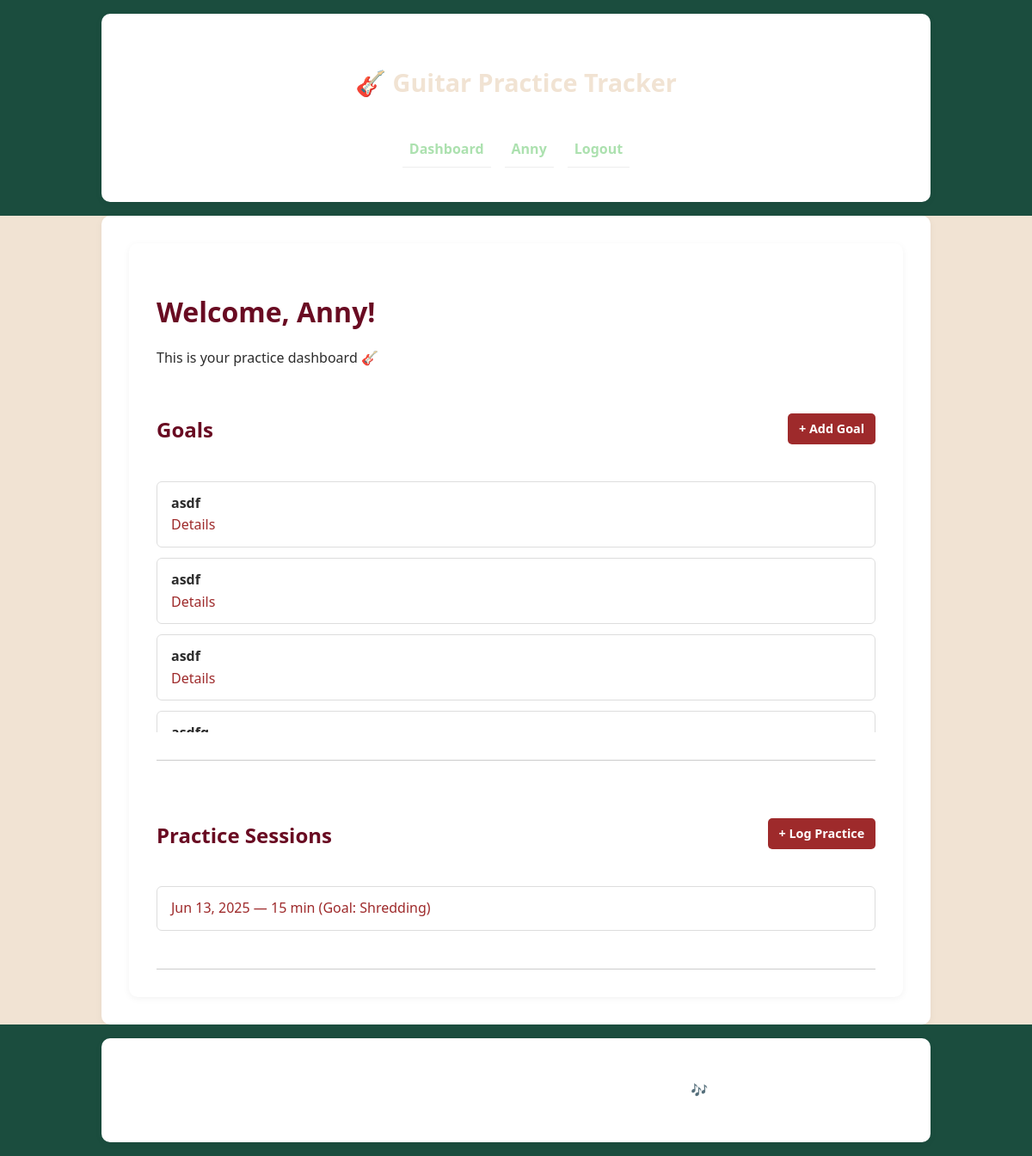
/practice/ (signed in), run on an earlier commit of the app's database.
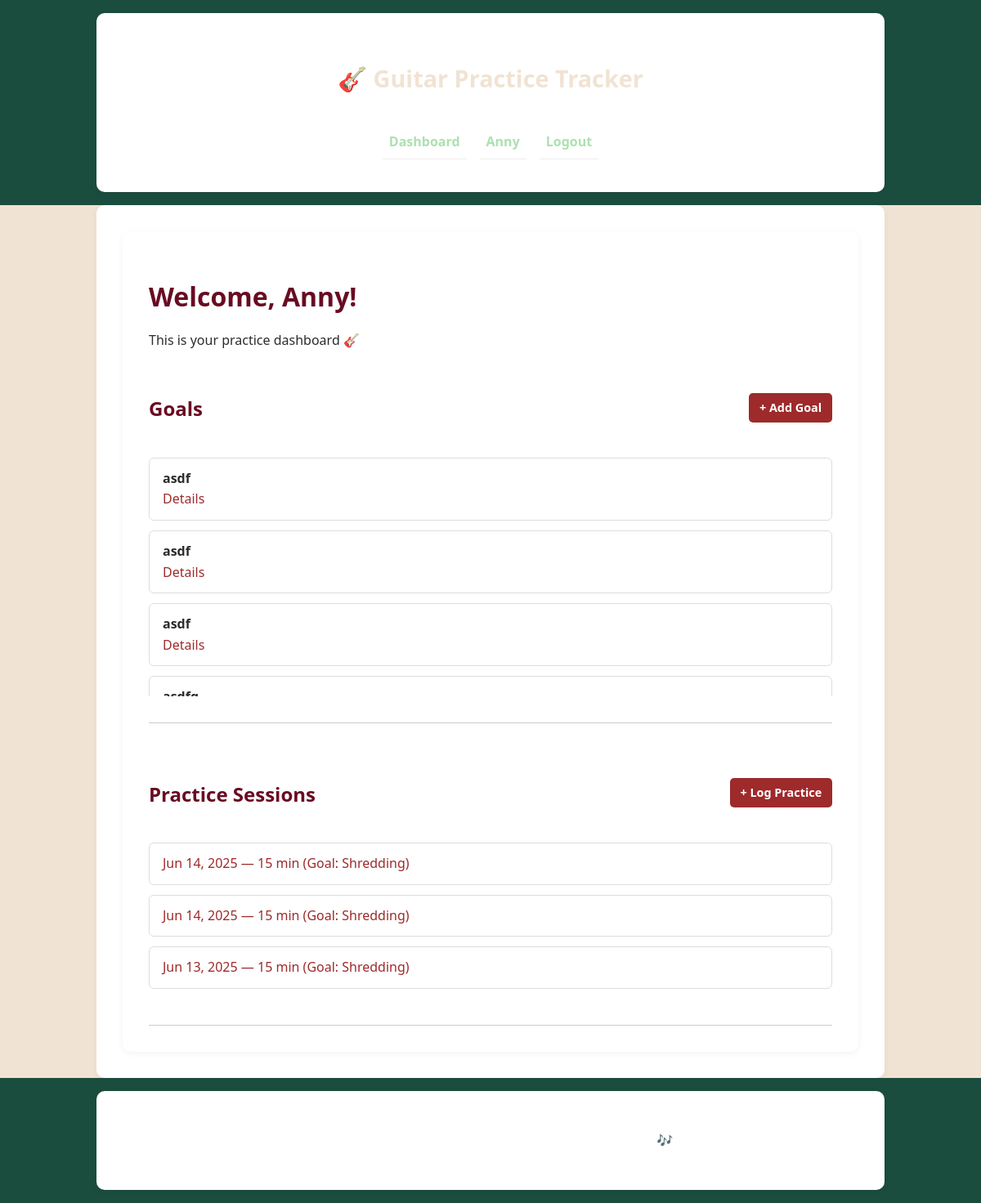
And on a later commit of the database.
### accounts/models.py (models this page shows)
class CustomUser(AbstractUser):
    pass

### practice/models.py (models this page shows, shortened)
class Goal(models.Model):
    user = models.ForeignKey(
        settings.AUTH_USER_MODEL,
        on_delete=models.CASCADE, related_name='goals'
    )
    title = models.CharField(max_length=100)
    description = models.TextField(blank=True)
    standard_goal = models.ForeignKey(
        StandardGoalDefinition,
        on_delete=models.SET_NULL, null=True, blank=True
    )
    created_at = models.DateTimeField(auto_now_add=True)
    target_date = models.DateField(null=True, blank=True)
    metrics = JSONField(
        null=True,
        blank=True,
        help_text='Dict of target values for selected metrics (e.g. {"tempo": 120, "mistakes": 0})'
    )
    def is_standard(self):
        return self.standard_goal is not None
    def get_metrics(self):
        if self.is_standard():
            return self.standard_goal.metrics
        return list(self.metrics.keys()) if self.metrics else []

class PracticeSession(models.Model):
    user = models.ForeignKey(User, on_delete=models.CASCADE)
    goal = models.ForeignKey(
                            Goal,
                            on_delete=models.SET_NULL,
                            null=True,
                            blank=True,
                            related_name='sessions'
        )
    date = models.DateTimeField(default=timezone.now)
    duration = models.PositiveIntegerField(help_text="Duration in minutes")
    tempo = models.PositiveIntegerField(null=True, blank=True)
    mistakes = models.PositiveIntegerField(null=True, blank=True)
    accuracy = models.FloatField(null=True, blank=True)
    progress_percent = models.FloatField(null=True, blank=True)
    notes = models.TextField(blank=True)

### practice/views.py (the view)
# urls.py: path('', views.dashboard, name='dashboard'),
@login_required
def dashboard(request):
    goals = Goal.objects.filter(user=request.user).order_by('-created_at')
    sessions = PracticeSession.objects.filter(user=request.user).order_by('-date')
    return render(request, 'practice/dashboard.html', {
        'goals': goals,
        'sessions': sessions
        })

### practice/templates/practice/dashboard.html (shortened to what this page needs)
{% extends "base.html" %}
{% block content %}
<div class="container">
  <h1>Welcome, {{ user.username }}!</h1>
  <p>This is your practice dashboard 🎸</p>
  <div class="dashboard-sections">
    <section class="dashboard-section">
      <div class="section-header">
        <h2>Goals</h2>
        <a href="{% url 'create_goal' %}" class="btn-link">+ Add Goal</a>
      </div>
      <ul class="item-list">
        {% for goal in goals %}
          <li class="item-card">
            <strong>{{ goal.title }}</strong><br>
            <a href="{% url 'goal_detail' goal.id %}" class="item-link">Details</a>
          </li>
        {% empty %}
          <li class="item-card">No goals yet.</li>
        {% endfor %}
      </ul>
    </section>
    <section class="dashboard-section">
      <div class="section-header">
        <h2>Practice Sessions</h2>
        <a href="{% url 'create_session' %}" class="btn-link">+ Log Practice</a>
      </div>
      <ul class="item-list">
        {% for session in sessions %}
          <li class="item-card">
            <a href="{% url 'session_detail' session.pk %}" class="item-link">
              {{ session.date|date:"M d, Y" }} — {{ session.duration }} min
              {% if session.goal %}(Goal: {{ session.goal.title }}){% endif %}
            </a>
          </li>
        {% empty %}
          <li class="item-card">No sessions logged yet.</li>
        {% endfor %}
      </ul>
    </section>
  </div>
</div>
{% endblock %}

### templates/base.html (shortened to what this page needs)
{% load static %}
<!DOCTYPE html>
<html lang="en">
<head>
    <link rel="stylesheet" href="{% static 'css/style.css' %}">
</head>
<body>
    <header class="site-header">
        <div class="container">
            <h1 class="logo"><a href="{% url 'home' %}">🎸 Guitar Practice Tracker</a></h1>
            <nav class="main-nav">
                <ul>
                    {% if user.is_authenticated %}
                        <li><a href="{% url 'dashboard' %}">Dashboard</a></li>
                        <li><a href="{% url 'profile' %}">{{ user.username }}</a></li>
                        <li><a href="{% url 'logout' %}">Logout</a></li>
                    {% else %}
                        <li><a href="{% url 'login' %}">Login</a></li>
                        <li><a href="{% url 'register' %}">Register</a></li>
                    {% endif %}
                </ul>
            </nav>
        </div>
    </header>
    <main class="container">
        {% block content %}{% endblock %}
    </main>
    <footer class="site-footer">
        <div class="container">
            <p>© 2025 Guitar Practice Tracker — Practice makes perfect 🎶</p>
        </div>
    </footer>
</body>
</html>

### static/css/style.css (style rules this page uses)
:root { --vintage-green: #1b4d3e; --surf-green: #ace1af; --vintage-cream: #f1e3d3; --auburn: #9e2a2b; --maroon: #690b22; --text-dark: #2c2c2c; --text-light: #ffffff; --font-sans: 'Segoe UI', Tahoma, Geneva, Verdana, sans-serif; }
body { margin: 0; font-family: var(--font-sans); background-color: var(--vintage-cream); color: var(--text-dark); line-height: 1.6; }
header, footer, .site-header, .site-footer { background-color: var(--vintage-green); color: var(--text-light); padding: 1rem; text-align: center; }
.site-header .container { display: flex; flex-direction: column; align-items: center; }
.logo a { color: var(--vintage-cream); font-size: 1.8rem; text-decoration: none; }
.main-nav ul { display: flex; gap: 1rem; justify-content: center; flex-wrap: wrap; margin: 0.5rem 0 0; padding: 0; list-style: none; }
.main-nav a { color: var(--surf-green); font-weight: bold; }
a { color: var(--auburn); text-decoration: none; }
.container { max-width: 900px; margin: 0 auto; padding: 2rem; background-color: #fff; box-shadow: 0 2px 8px rgba(0, 0, 0, 0.05); border-radius: 10px; }
h1, h2, h3 { color: var(--maroon); margin-bottom: 1rem; }
ul { list-style: none; padding-left: 0; }
ul li { margin: 0.5rem 0; padding: 0.5rem; border-bottom: 1px solid #eee; }
.dashboard-sections { display: flex; flex-direction: column; gap: 2rem; }
.dashboard-section { padding: 1rem 0; border-bottom: 1px solid #ccc; }
.section-header { display: flex; justify-content: space-between; align-items: center; }
.item-list { max-height: 300px; overflow-y: auto; padding: 0; margin-top: 1rem; }
.item-card { background-color: #fff; border: 1px solid #ddd; border-radius: 6px; padding: 0.75rem 1rem; margin-bottom: 0.75rem; transition: box-shadow 0.2s ease; }
.item-link { color: var(--auburn); font-weight: 500; }
.btn-link { background-color: var(--auburn); color: var(--text-light); padding: 0.4rem 0.8rem; border-radius: 5px; font-size: 0.9rem; font-weight: bold; text-decoration: none; transition: background-color 0.2s ease; }

What changed in the data, as far as the page shows it:
added PracticeSession: date "Jun 14, 2025", duration "15", goal "Shredding"
added PracticeSession: date "Jun 14, 2025", duration "15", goal "Shredding"
